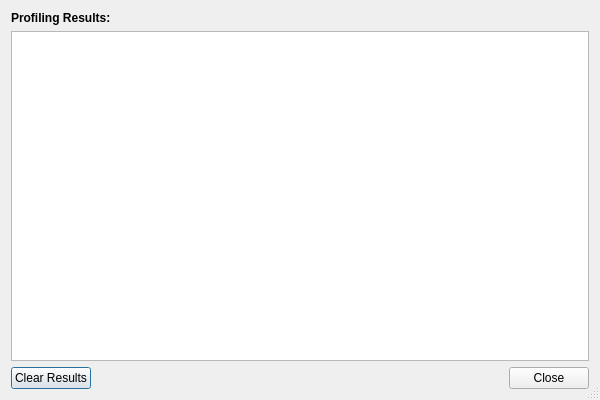
<?xml version="1.0" encoding="UTF-8"?>
<ui version="4.0">
 <class>UIProfiler</class>
 <widget class="QDialog" name="UIProfiler">
  <property name="geometry">
   <rect>
    <x>0</x>
    <y>0</y>
    <width>600</width>
    <height>400</height>
   </rect>
  </property>
  <property name="windowTitle">
   <string>Profiler Results</string>
  </property>
  <property name="sizeGripEnabled">
   <bool>true</bool>
  </property>
  <layout class="QGridLayout" name="gridLayout">
   <item row="0" column="0">
    <layout class="QVBoxLayout" name="verticalLayout">
     <item>
      <widget class="QLabel" name="label">
       <property name="font">
        <font>
         <weight>75</weight>
         <bold>true</bold>
        </font>
       </property>
       <property name="text">
        <string>Profiling Results:</string>
       </property>
      </widget>
     </item>
     <item>
      <widget class="QTableView" name="twProfilerResults"/>
     </item>
     <item>
      <layout class="QHBoxLayout" name="horizontalLayout">
       <item>
        <widget class="QPushButton" name="pbClearResults">
         <property name="text">
          <string>Clear Results</string>
         </property>
        </widget>
       </item>
       <item>
        <widget class="QDialogButtonBox" name="buttonBox">
         <property name="orientation">
          <enum>Qt::Horizontal</enum>
         </property>
         <property name="standardButtons">
          <set>QDialogButtonBox::Close</set>
         </property>
        </widget>
       </item>
      </layout>
     </item>
    </layout>
   </item>
  </layout>
 </widget>
 <resources/>
 <connections>
  <connection>
   <sender>buttonBox</sender>
   <signal>accepted()</signal>
   <receiver>UIProfiler</receiver>
   <slot>accept()</slot>
   <hints>
    <hint type="sourcelabel">
     <x>248</x>
     <y>254</y>
    </hint>
    <hint type="destinationlabel">
     <x>157</x>
     <y>274</y>
    </hint>
   </hints>
  </connection>
  <connection>
   <sender>buttonBox</sender>
   <signal>rejected()</signal>
   <receiver>UIProfiler</receiver>
   <slot>reject()</slot>
   <hints>
    <hint type="sourcelabel">
     <x>316</x>
     <y>260</y>
    </hint>
    <hint type="destinationlabel">
     <x>286</x>
     <y>274</y>
    </hint>
   </hints>
  </connection>
 </connections>
</ui>
